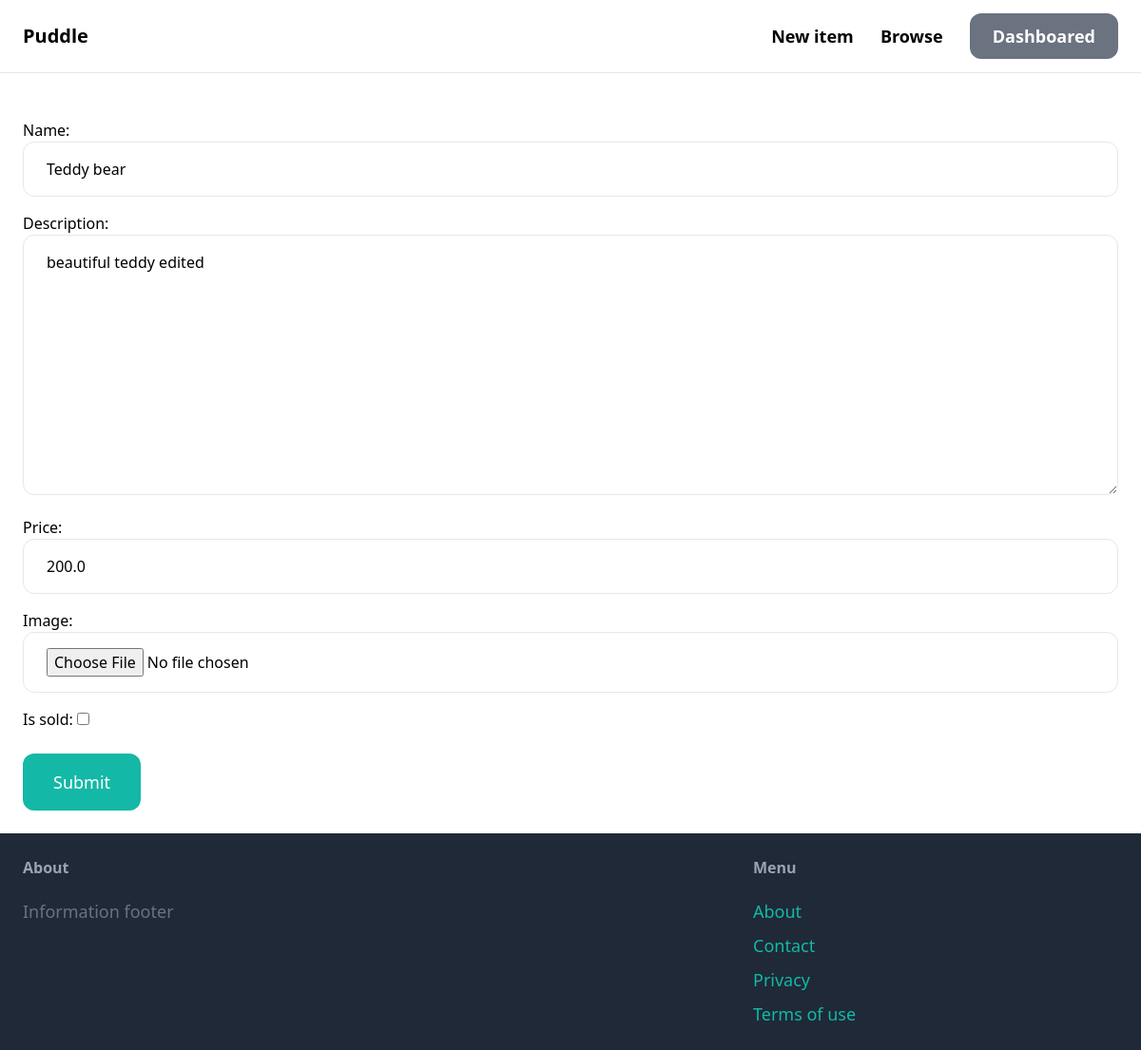
Screenshot of /items/10/edit/ (signed in) with the database file from the repository.
### item/models.py (models this page shows, shortened)
class Item(models.Model):
     category = models.ForeignKey(Category, related_name='items', on_delete=models.CASCADE)
     name = models.CharField(max_length=255)
     description = models.TextField(blank=True, null=True)
     price = models.FloatField()
     image = models.ImageField(upload_to='item_images', blank=True, null=True)
     is_sold = models.BooleanField(default=False)
     created_by = models.ForeignKey(User, related_name='items', on_delete=models.CASCADE)
     created_at = models.DateTimeField(auto_now_add=True)

### item/views.py (the view)
# urls.py: path('<int:pk>/edit/', views.edit, name='edit'),
@login_required
def edit(request, pk):
    item = get_object_or_404(Item, pk=pk, created_by=request.user)
    if request.method == 'POST':
        form = EditItemForm(request.POST, request.FILES, instance=item)
        if form.is_valid():
            form.save()
            return redirect('item:detail', pk=item.id) # the detail needs pk (one item) to show it to the user.
    else:
        form = EditItemForm(instance=item)
    return render(request, 'item/form.html', {'form':form})

### item/forms.py
class EditItemForm(forms.ModelForm):
    class Meta:
        model = Item
        fields = ('name', 'description', 'price', 'image', 'is_sold')
        widgets = {
            'name': forms.TextInput(attrs={
                'class': INPUT_CLASSES
            }),
            'description': forms.Textarea(attrs={
                'class': INPUT_CLASSES
            }),
            'price': forms.TextInput(attrs={
                'class': INPUT_CLASSES
            }),
            'image': forms.FileInput(attrs={
                'class': INPUT_CLASSES
            }),
        }

### item/templates/item/form.html (shortened to what this page needs)
{%  extends 'core/base.html' %}
{% block content  %}
<form method="post" action="." enctype="multipart/form-data">
    <div class="space-y-4">
        {{form.as_p}}
    </div>
    <button class="mt-6 py-4 px-8 text-lg bg-teal-500 hover:bg-teal-700 rounded-xl text-white">Submit</button>
</form>
{% endblock %}

### rows the page displays
Item: name "Teddy bear", description "beautiful teddy edited", price "200.0"
